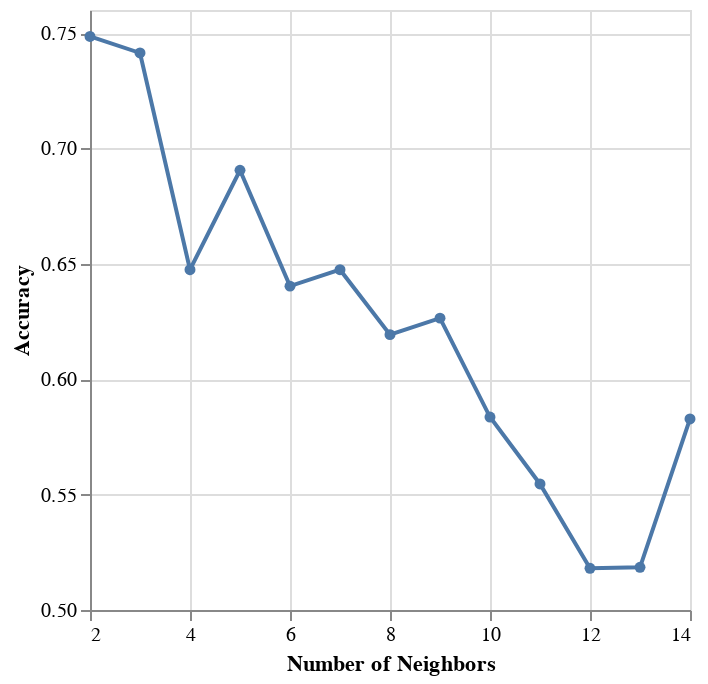

The notebook cell this image was saved under:
### Code cell
# selecting k value
param_grid = {
    "kneighborsclassifier__n_neighbors": range(2, 15, 1),
}

# making tuning pipeline
players_tune_pipe = make_pipeline(players_sessions_preprocessor, KNeighborsClassifier())

# knn tuning grid
knn_tune_grid = GridSearchCV(
     players_tune_pipe, param_grid, cv=4,
)

#knn model grid
knn_model_grid = knn_tune_grid.fit(X_train,y_train)

accuracies_grid= pd.DataFrame(knn_model_grid.cv_results_)
accuracies_grid

#plot accuracies grid
accuracy_versus_k_grid = alt.Chart(accuracies_grid).mark_line(point=True).encode(
     x=alt.X("param_kneighborsclassifier__n_neighbors")
         .title("Number of Neighbors")
         .scale(zero=False),
     y=alt.Y("mean_test_score")
         .title("Accuracy")
         .scale(zero=False)
 )

accuracy_versus_k_grid

### Figure 1 — Vega specification as saved in the notebook (floating-point values rounded to 4 significant figures)
{"$schema": "https://vega.github.io/schema/vega/v5.json", "data": [{"name": "source_0", "values": [{"mean_test_score": 0.7485, "param_kneighborsclassifier__n_neighbors": 2}, {"mean_test_score": 0.7414, "param_kneighborsclassifier__n_neighbors": 3}, {"mean_test_score": 0.6475, "param_kneighborsclassifier__n_neighbors": 4}, {"mean_test_score": 0.6905, "param_kneighborsclassifier__n_neighbors": 5}, {"mean_test_score": 0.6403, "param_kneighborsclassifier__n_neighbors": 6}, {"mean_test_score": 0.6475, "param_kneighborsclassifier__n_neighbors": 7}, {"mean_test_score": 0.6193, "param_kneighborsclassifier__n_neighbors": 8}, {"mean_test_score": 0.6265, "param_kneighborsclassifier__n_neighbors": 9}, {"mean_test_score": 0.5836, "param_kneighborsclassifier__n_neighbors": 10}, {"mean_test_score": 0.5546, "param_kneighborsclassifier__n_neighbors": 11}, {"mean_test_score": 0.5181, "param_kneighborsclassifier__n_neighbors": 12}, {"mean_test_score": 0.5185, "param_kneighborsclassifier__n_neighbors": 13}, {"mean_test_score": 0.5828, "param_kneighborsclassifier__n_neighbors": 14}]}, {"name": "data_0", "values": [{"mean_test_score": 0.7485, "param_kneighborsclassifier__n_neighbors": 2}, {"mean_test_score": 0.7414, "param_kneighborsclassifier__n_neighbors": 3}, {"mean_test_score": 0.6475, "param_kneighborsclassifier__n_neighbors": 4}, {"mean_test_score": 0.6905, "param_kneighborsclassifier__n_neighbors": 5}, {"mean_test_score": 0.6403, "param_kneighborsclassifier__n_neighbors": 6}, {"mean_test_score": 0.6475, "param_kneighborsclassifier__n_neighbors": 7}, {"mean_test_score": 0.6193, "param_kneighborsclassifier__n_neighbors": 8}, {"mean_test_score": 0.6265, "param_kneighborsclassifier__n_neighbors": 9}, {"mean_test_score": 0.5836, "param_kneighborsclassifier__n_neighbors": 10}, {"mean_test_score": 0.5546, "param_kneighborsclassifier__n_neighbors": 11}, {"mean_test_score": 0.5181, "param_kneighborsclassifier__n_neighbors": 12}, {"mean_test_score": 0.5185, "param_kneighborsclassifier__n_neighbors": 13}, {"mean_test_score": 0.5828, "param_kneighborsclassifier__n_neighbors": 14}]}], "marks": [{"type": "line", "name": "layer_0_marks", "from": {"data": "source_0"}, "sort": {"field": "x"}, "encode": {"update": {"defined": {"signal": "isValid(datum[\"param_kneighborsclassifier__n_neighbors\"]) && isFinite(+datum[\"param_kneighborsclassifier__n_neighbors\"]) && isValid(datum[\"mean_test_score\"]) && isFinite(+datum[\"mean_test_score\"])"}, "x": {"field": "param_kneighborsclassifier__n_neighbors", "scale": "x"}, "stroke": {"value": "#4c78a8"}, "y": {"field": "mean_test_score", "scale": "y"}}}, "style": ["line"]}, {"type": "symbol", "name": "layer_1_marks", "from": {"data": "data_0"}, "encode": {"update": {"opacity": {"value": 1}, "fill": {"value": "#4c78a8"}, "x": {"field": "param_kneighborsclassifier__n_neighbors", "scale": "x"}, "y": {"field": "mean_test_score", "scale": "y"}}}, "style": ["point"]}], "scales": [{"name": "x", "type": "linear", "domain": {"fields": [{"data": "source_0", "field": "param_kneighborsclassifier__n_neighbors"}, {"data": "data_0", "field": "param_kneighborsclassifier__n_neighbors"}]}, "range": [0, {"signal": "width"}], "zero": false, "nice": true}, {"name": "y", "type": "linear", "domain": {"fields": [{"data": "source_0", "field": "mean_test_score"}, {"data": "data_0", "field": "mean_test_score"}]}, "range": [{"signal": "height"}, 0], "nice": true, "zero": false}], "axes": [{"scale": "x", "minExtent": 0, "grid": true, "ticks": false, "domain": false, "maxExtent": 0, "zindex": 0, "aria": false, "orient": "bottom", "labels": false, "gridScale": "y", "tickCount": {"signal": "ceil(width/40)"}}, {"scale": "y", "minExtent": 0, "ticks": false, "domain": false, "maxExtent": 0, "tickCount": {"signal": "ceil(height/40)"}, "aria": false, "labels": false, "zindex": 0, "grid": true, "gridScale": "x", "orient": "left"}, {"scale": "x", "title": "Number of Neighbors", "labelFlush": true, "grid": false, "orient": "bottom", "labelOverlap": true, "tickCount": {"signal": "ceil(width/40)"}, "zindex": 0}, {"scale": "y", "grid": false, "orient": "left", "labelOverlap": true, "tickCount": {"signal": "ceil(height/40)"}, "zindex": 0, "title": "Accuracy"}], "padding": 5, "height": 300, "style": "cell", "width": 300, "background": "white"}
